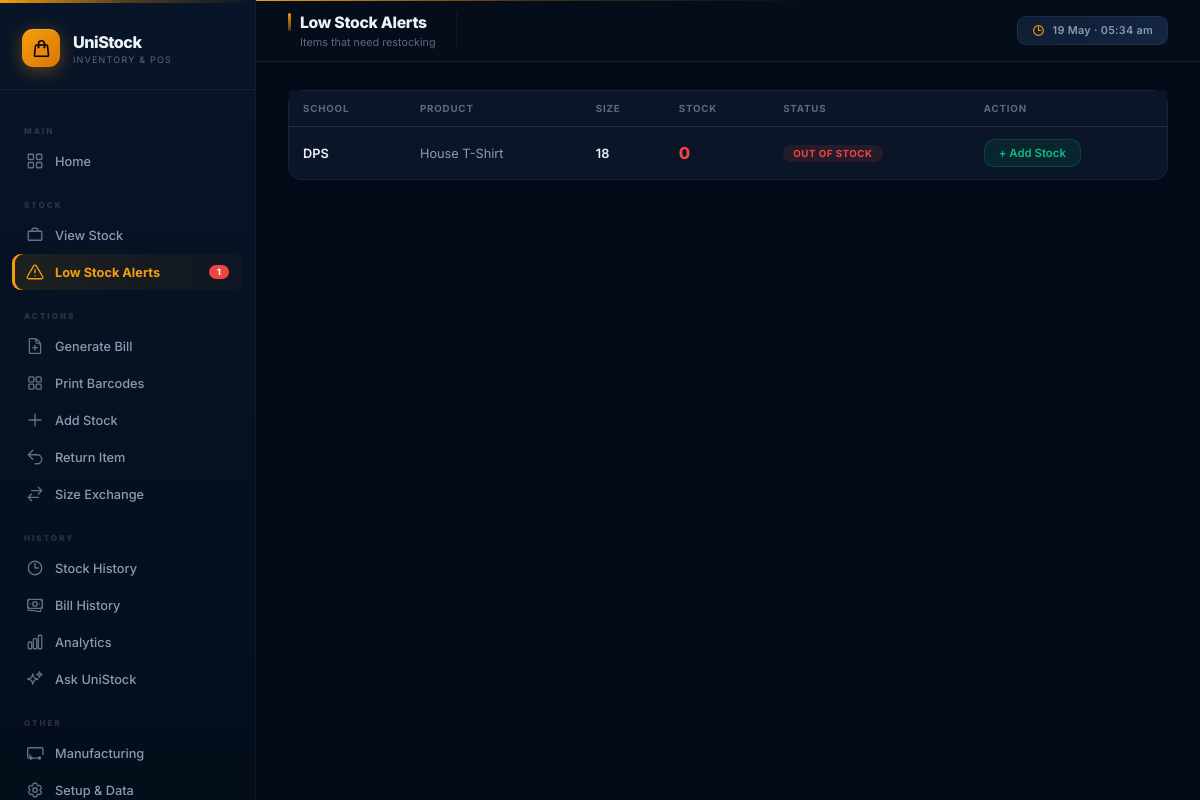
The page /inventory/low-stock/ (signed in) on the database its author committed.
### schools/models.py (models this page shows, shortened)
class SchoolProduct(models.Model):
    school = models.ForeignKey(School, on_delete=models.CASCADE, related_name='school_products', null=True, blank=True)
    product = models.ForeignKey(Product, on_delete=models.CASCADE, related_name='school_products')
    size = models.ForeignKey(Size, on_delete=models.CASCADE, related_name='school_products')
    price = models.DecimalField(max_digits=8, decimal_places=2, null=True, blank=True)
    stock = models.IntegerField(default=0, db_index=True)
    low_stock_threshold = models.IntegerField(default=5)
    sku_code = models.CharField(max_length=30, unique=True, blank=True, null=True, db_index=True)
    class Meta:
        ordering = ['school__name', 'product__name', 'size__size_value']
        indexes = [
            models.Index(fields=['school', 'product', 'size'], name='idx_school_product_size'),
            models.Index(fields=['school', 'product'], name='idx_school_product'),
            models.Index(fields=['stock'], name='idx_stock_level'),
        ]
        constraints = [
            models.UniqueConstraint(
                fields=['school', 'product', 'size'],
                condition=Q(school__isnull=False),
                name='uniq_school_product_size_specific',
            ),
            models.UniqueConstraint(
                fields=['product', 'size'],
                condition=Q(school__isnull=True),
                name='uniq_school_product_size_general',
            ),
            models.CheckConstraint(
                condition=Q(price__isnull=True) | Q(price__gte=0),
                name='schoolproduct_price_non_negative',
            ),
            models.CheckConstraint(
                condition=Q(stock__gte=0),
                name='schoolproduct_stock_non_negative',
            ),
            models.CheckConstraint(
                condition=Q(low_stock_threshold__gte=0),
                name='schoolproduct_threshold_non_negative',
            ),
        ]

class School(models.Model):
    name = models.CharField(max_length=100)
    code = models.CharField(max_length=20)
    class Meta:
        ordering = ['name']
        constraints = [
            models.UniqueConstraint(Lower('code'), name='uniq_school_code_ci'),
        ]

### products/models.py (models this page shows, shortened)
class Product(models.Model):
    name = models.CharField(max_length=100, unique=True)

### sizes/models.py (models this page shows, shortened)
class Size(models.Model):
    product = models.ForeignKey(Product, on_delete=models.CASCADE)
    size_value = models.CharField(max_length=20)
    class Meta:
        constraints = [
            models.UniqueConstraint(
                'product',
                Lower('size_value'),
                name='uniq_size_per_product_ci',
            ),
        ]

### dashboard/views.py (the view)
# urls.py: path('inventory/low-stock/', views.low_stock_report, name='low_stock_report'),
def low_stock_report(request):
    qs = SchoolProduct.objects.filter(
        stock__lte=F('low_stock_threshold')
    ).select_related('school', 'product', 'size').order_by('stock')
    paginator = Paginator(qs, 30)
    page = request.GET.get('page', 1)
    items = paginator.get_page(page)
    return render(request, 'inventory/low_stock.html', {'items': items, 'total_count': paginator.count})

### dashboard/context_processors.py (called while the page is built)
def global_stats(request):
    low_stock_count = cache.get('low_stock_count')
    if low_stock_count is None:
        try:
            low_stock_count = SchoolProduct.objects.filter(stock__lte=F('low_stock_threshold')).count()
            cache.set('low_stock_count', low_stock_count, 300) # Cache for 5 minutes
        except Exception:
            low_stock_count = 0
    return {'low_stock_count': low_stock_count}

### templates/inventory/low_stock.html (shortened to what this page needs)
{% extends 'base.html' %}
{% block nav_lowstock %}active{% endblock %}
{% block page_title %}Low Stock Alerts{% endblock %}
{% block page_sub %}Items that need restocking{% endblock %}
{% block content %}
{% if items %}
<div class="card" style="padding:0;">
  <div class="table-wrap">
    <table>
      <thead><tr><th>School</th><th>Product</th><th>Size</th><th>Stock</th><th>Status</th><th>Action</th></tr></thead>
      <tbody>
        {% for item in items %}
        <tr>
          <td><strong>{{ item.school.name }}</strong></td>
          <td>{{ item.product.name }}</td>
          <td><strong>{{ item.size.size_value }}</strong></td>
          <td><span class="stock-val {% if item.stock == 0 %}out{% else %}low{% endif %}">{{ item.stock }}</span></td>
          <td><span class="stock-badge {% if item.stock == 0 %}badge-out{% else %}badge-low{% endif %}">{% if item.stock == 0 %}Out of Stock{% else %}Low{% endif %}</span></td>
          <td><a href="{% url 'stock_in' %}" class="btn btn-success btn-sm">+ Add Stock</a></td>
        </tr>
        {% endfor %}
      </tbody>
    </table>
  </div>
</div>
{% endif %}
{% endblock %}

### static/css/style.css (style rules this page uses)
:root { --bg: #030a18; --surface: #0a1628; --surface-2: #0f1d35; --surface-3: #142642; --border: rgba(255,255,255,0.055); --border-hover:rgba(255,255,255,0.12); --gold: #f59e0b; --gold-light: #fbbf24; --gold-dim: rgba(245,158,11,0.10); --emerald: #10b981; --emerald-dim: rgba(16,185,129,0.10); --red: #ef4444; --red-dim: rgba(239,68,68,0.10); --amber: #f59e0b; --blue: #3b82f6; --purple: #a855f7; --text: #edf2f7; --text-muted: #5a6a80; --text-dim: #8a9bb0; --sidebar-w: 256px; --radius: 14px; --radius-sm: 10px; --shadow: 0 8px 32px rgba(0,0,0,0.35); --shadow-lg: 0 20px 50px rgba(0,0,0,0.45); --transition: 0.22s cubic-bezier(0.4,0,0.2,1); }
*, *::before, *::after { box-sizing: border-box; margin: 0; padding: 0; }
html { font-size: 15px; }
body { font-family: 'Inter', -apple-system, sans-serif; background: var(--bg); color: var(--text); min-height: 100vh; display: flex; }
a { text-decoration: none; color: inherit; }
.card { background: var(--surface); border: 1px solid var(--border); border-radius: var(--radius); padding: 24px; transition: border-color var(--transition), box-shadow var(--transition); }
.badge-out { background: rgba(239,68,68,0.12); color: var(--red); }
.stock-badge { font-size: 0.65rem; font-weight: 700; padding: 3px 10px; border-radius: 99px; text-transform: uppercase; letter-spacing: 0.5px; display: inline-block; }
.table-wrap { overflow-x: auto; }
table { width: 100%; border-collapse: collapse; font-size: 0.85rem; }
thead th { padding: 12px 14px; text-align: left; font-size: 0.65rem; font-weight: 700; color: var(--text-muted); text-transform: uppercase; letter-spacing: 0.8px; border-bottom: 1px solid var(--border); white-space: nowrap; }
tbody tr { border-bottom: 1px solid var(--border); transition: all var(--transition); }
tbody tr:last-child { border-bottom: none; }
td { padding: 12px 14px; color: var(--text-dim); vertical-align: middle; }
td strong { color: var(--text); font-weight: 600; }
.stock-val { font-size: 1.1rem; font-weight: 800; }
.stock-val.out { color: var(--red); }
.btn { display: inline-flex; align-items: center; gap: 7px; padding: 10px 20px; border-radius: var(--radius-sm); font-size: 0.85rem; font-weight: 600; border: none; transition: all var(--transition); white-space: nowrap; }
.btn-success { background: var(--emerald-dim); color: var(--emerald); border: 1px solid rgba(16,185,129,0.2); }
.btn-sm { font-size: 0.76rem; padding: 6px 14px; }
tbody tr { transition: background 0.12s; }
thead th { position: sticky; top: 0; background: var(--surface); z-index: 1; }

### rows shown on the page
SchoolProduct: school.name "DPS", product.name "House T-Shirt", size.size_value "18", stock "0", shows "OUT OF STOCK"

### other values the page prints
{{ low_stock_count }} "1"
